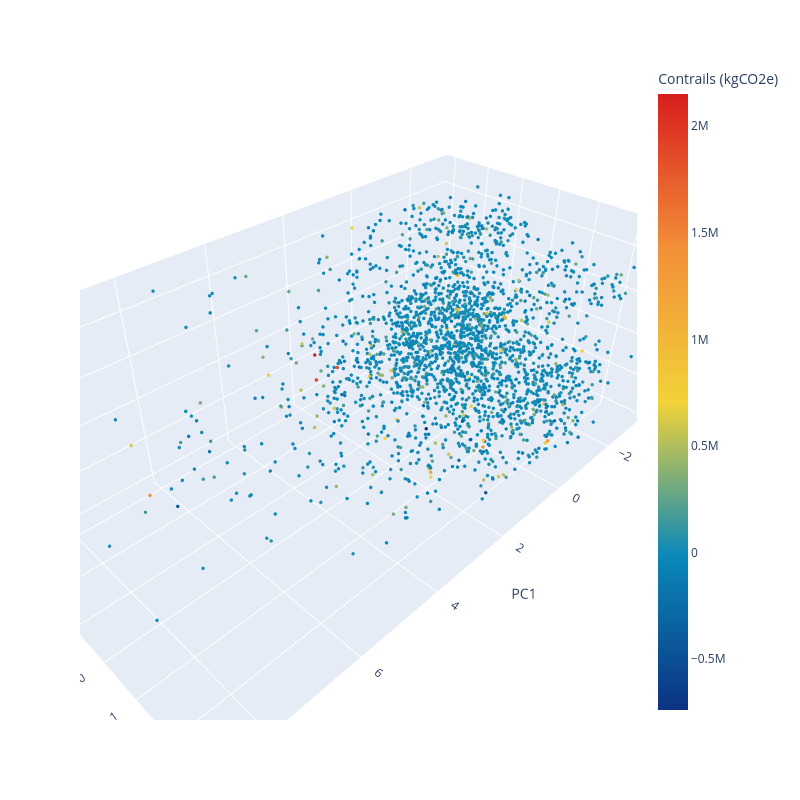
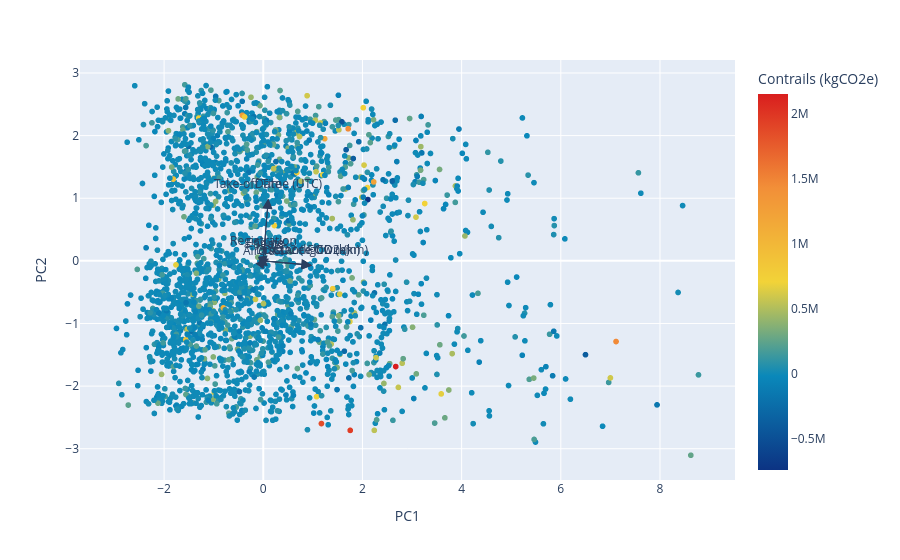

The notebook cell these images were saved under, in order:
### Code cell
data_pre_pca = data.drop(columns=["Contrails (kgCO2e)"])
n_components = len(data_pre_pca.columns)
pca = PCA(n_components=n_components)


x_norm = ((data_pre_pca - data_pre_pca.mean()) / data_pre_pca.std()).values


data_pca = pca.fit_transform(x_norm)



data["PC1"] = data_pca[:, 0]


data["PC2"] = data_pca[:, 1]


data["PC3"] = data_pca[:, 2]



# 3D PCA plot


fig0 = px.scatter_3d(
    data,

    x="PC1",
    y="PC2",
    z="PC3",
    height=800,
    width=800,
    color="Contrails (kgCO2e)",
    color_continuous_scale=px.colors.diverging.Portland,
).update_traces(marker=dict(size=2))


fig0.show()


# 2D PCA plot


fig1 = px.scatter(
    data,

    x="PC1",
    y="PC2",
    color="Contrails (kgCO2e)",
    color_continuous_scale=px.colors.diverging.Portland,
)



loadings = pca.components_.T * np.sqrt(pca.explained_variance_)



for i, feature in enumerate(data_pre_pca.columns[:-3]):

    print(feature)

    fig1.add_annotation(
        ax=0,
        ay=0,
        axref="x",
        ayref="y",
        x=loadings[i, 0],
        y=loadings[i, 1],
        showarrow=True,
        arrowsize=2,
        arrowhead=2,
        xanchor="right",
        yanchor="top",
    )


    fig1.add_annotation(
        x=loadings[i, 0],
        y=loadings[i, 1],
        ax=0,
        ay=0,
        xanchor="center",
        yanchor="bottom",
        text=feature,
        yshift=5,
    )



fig1.show()

### Figure 1 — Plotly figure (JSON) as saved in the notebook; plotly's stock layout.template omitted (floating-point values rounded to 4 significant figures; data arrays with more than 128 entries replaced by an {"elided": "..."} marker saying what was removed)
{"data": [{"hovertemplate": "PC1=%{x}<br>PC2=%{y}<br>PC3=%{z}<br>Contrails (kgCO2e)=%{marker.color}<extra></extra>", "legendgroup": "", "marker": {"color": {"elided": "2407 float values"}, "coloraxis": "coloraxis", "size": 2, "symbol": "circle"}, "mode": "markers", "name": "", "scene": "scene", "showlegend": false, "type": "scatter3d", "x": {"elided": "2407 float values"}, "y": {"elided": "2407 float values"}, "z": {"elided": "2407 float values"}}], "layout": {"coloraxis": {"colorbar": {"title": {"text": "Contrails (kgCO2e)"}}, "colorscale": [[0, "rgb(12,51,131)"], [0.25, "rgb(10,136,186)"], [0.5, "rgb(242,211,56)"], [0.75, "rgb(242,143,56)"], [1, "rgb(217,30,30)"]]}, "height": 800, "legend": {"tracegroupgap": 0}, "margin": {"t": 60}, "scene": {"domain": {"x": [0, 1], "y": [0, 1]}, "xaxis": {"title": {"text": "PC1"}}, "yaxis": {"title": {"text": "PC2"}}, "zaxis": {"title": {"text": "PC3"}}}, "width": 800}}

### Figure 2 — Plotly figure (JSON) as saved in the notebook; plotly's stock layout.template omitted (floating-point values rounded to 4 significant figures; data arrays with more than 128 entries replaced by an {"elided": "..."} marker saying what was removed)
{"data": [{"hovertemplate": "PC1=%{x}<br>PC2=%{y}<br>Contrails (kgCO2e)=%{marker.color}<extra></extra>", "legendgroup": "", "marker": {"color": {"elided": "2407 float values"}, "coloraxis": "coloraxis", "symbol": "circle"}, "mode": "markers", "name": "", "showlegend": false, "type": "scattergl", "x": {"elided": "2407 float values"}, "xaxis": "x", "y": {"elided": "2407 float values"}, "yaxis": "y"}], "layout": {"annotations": [{"arrowhead": 2, "arrowsize": 2, "ax": 0, "axref": "x", "ay": 0, "ayref": "y", "showarrow": true, "x": 0.9675, "xanchor": "right", "y": -0.0652, "yanchor": "top"}, {"ax": 0, "ay": 0, "text": "CO2 (kgCO2e)", "x": 0.9675, "xanchor": "center", "y": -0.0652, "yanchor": "bottom", "yshift": 5}, {"arrowhead": 2, "arrowsize": 2, "ax": 0, "axref": "x", "ay": 0, "ayref": "y", "showarrow": true, "x": 0.1011, "xanchor": "right", "y": 0.9911, "yanchor": "top"}, {"ax": 0, "ay": 0, "text": "Date", "x": 0.1011, "xanchor": "center", "y": 0.9911, "yanchor": "bottom", "yshift": 5}, {"arrowhead": 2, "arrowsize": 2, "ax": 0, "axref": "x", "ay": 0, "ayref": "y", "showarrow": true, "x": 0.9855, "xanchor": "right", "y": -0.07338, "yanchor": "top"}, {"ax": 0, "ay": 0, "text": "Distance Flown (km)", "x": 0.9855, "xanchor": "center", "y": -0.07338, "yanchor": "bottom", "yshift": 5}, {"arrowhead": 2, "arrowsize": 2, "ax": 0, "axref": "x", "ay": 0, "ayref": "y", "showarrow": true, "x": 0.9807, "xanchor": "right", "y": -0.07333, "yanchor": "top"}, {"ax": 0, "ay": 0, "text": "Distance OD (km)", "x": 0.9807, "xanchor": "center", "y": -0.07333, "yanchor": "bottom", "yshift": 5}, {"arrowhead": 2, "arrowsize": 2, "ax": 0, "axref": "x", "ay": 0, "ayref": "y", "showarrow": true, "x": 0.1195, "xanchor": "right", "y": 0.03523, "yanchor": "top"}, {"ax": 0, "ay": 0, "text": "Seats", "x": 0.1195, "xanchor": "center", "y": 0.03523, "yanchor": "bottom", "yshift": 5}, {"arrowhead": 2, "arrowsize": 2, "ax": 0, "axref": "x", "ay": 0, "ayref": "y", "showarrow": true, "x": 0.1009, "xanchor": "right", "y": 0.9911, "yanchor": "top"}, {"ax": 0, "ay": 0, "text": "Take-off Time (UTC)", "x": 0.1009, "xanchor": "center", "y": 0.9911, "yanchor": "bottom", "yshift": 5}, {"arrowhead": 2, "arrowsize": 2, "ax": 0, "axref": "x", "ay": 0, "ayref": "y", "showarrow": true, "x": 0.01218, "xanchor": "right", "y": -0.08272, "yanchor": "top"}, {"ax": 0, "ay": 0, "text": "Aircraft", "x": 0.01218, "xanchor": "center", "y": -0.08272, "yanchor": "bottom", "yshift": 5}, {"arrowhead": 2, "arrowsize": 2, "ax": 0, "axref": "x", "ay": 0, "ayref": "y", "showarrow": true, "x": 0.03746, "xanchor": "right", "y": 0.04253, "yanchor": "top"}, {"ax": 0, "ay": 0, "text": "Engine", "x": 0.03746, "xanchor": "center", "y": 0.04253, "yanchor": "bottom", "yshift": 5}, {"arrowhead": 2, "arrowsize": 2, "ax": 0, "axref": "x", "ay": 0, "ayref": "y", "showarrow": true, "x": 0.009899, "xanchor": "right", "y": 0.08299, "yanchor": "top"}, {"ax": 0, "ay": 0, "text": "Registration", "x": 0.009899, "xanchor": "center", "y": 0.08299, "yanchor": "bottom", "yshift": 5}], "coloraxis": {"colorbar": {"title": {"text": "Contrails (kgCO2e)"}}, "colorscale": [[0, "rgb(12,51,131)"], [0.25, "rgb(10,136,186)"], [0.5, "rgb(242,211,56)"], [0.75, "rgb(242,143,56)"], [1, "rgb(217,30,30)"]]}, "legend": {"tracegroupgap": 0}, "margin": {"t": 60}, "xaxis": {"anchor": "y", "domain": [0, 1], "title": {"text": "PC1"}}, "yaxis": {"anchor": "x", "domain": [0, 1], "title": {"text": "PC2"}}}}
